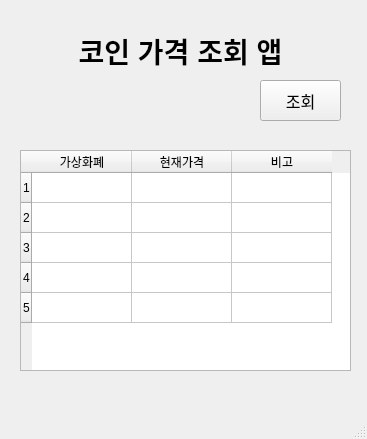
<?xml version="1.0" encoding="UTF-8"?>
<ui version="4.0">
 <class>MainWindow</class>
 <widget class="QMainWindow" name="MainWindow">
  <property name="geometry">
   <rect>
    <x>0</x>
    <y>0</y>
    <width>367</width>
    <height>439</height>
   </rect>
  </property>
  <property name="windowTitle">
   <string>MainWindow</string>
  </property>
  <widget class="QWidget" name="centralwidget">
   <widget class="QLabel" name="label">
    <property name="geometry">
     <rect>
      <x>20</x>
      <y>20</y>
      <width>321</width>
      <height>61</height>
     </rect>
    </property>
    <property name="font">
     <font>
      <pointsize>21</pointsize>
      <weight>75</weight>
      <bold>true</bold>
     </font>
    </property>
    <property name="text">
     <string>코인 가격 조회 앱</string>
    </property>
    <property name="alignment">
     <set>Qt::AlignCenter</set>
    </property>
   </widget>
   <widget class="QPushButton" name="pushButton">
    <property name="geometry">
     <rect>
      <x>260</x>
      <y>80</y>
      <width>81</width>
      <height>41</height>
     </rect>
    </property>
    <property name="font">
     <font>
      <pointsize>12</pointsize>
     </font>
    </property>
    <property name="text">
     <string>조회</string>
    </property>
   </widget>
   <widget class="QTableWidget" name="tableWidget">
    <property name="geometry">
     <rect>
      <x>20</x>
      <y>150</y>
      <width>331</width>
      <height>221</height>
     </rect>
    </property>
    <property name="rowCount">
     <number>5</number>
    </property>
    <property name="columnCount">
     <number>3</number>
    </property>
    <row/>
    <row/>
    <row/>
    <row/>
    <row/>
    <column>
     <property name="text">
      <string>가상화폐</string>
     </property>
    </column>
    <column>
     <property name="text">
      <string>현재가격</string>
     </property>
    </column>
    <column>
     <property name="text">
      <string>비고</string>
     </property>
    </column>
   </widget>
  </widget>
  <widget class="QMenuBar" name="menubar">
   <property name="geometry">
    <rect>
     <x>0</x>
     <y>0</y>
     <width>367</width>
     <height>21</height>
    </rect>
   </property>
  </widget>
  <widget class="QStatusBar" name="statusbar"/>
 </widget>
 <resources/>
 <connections/>
</ui>
